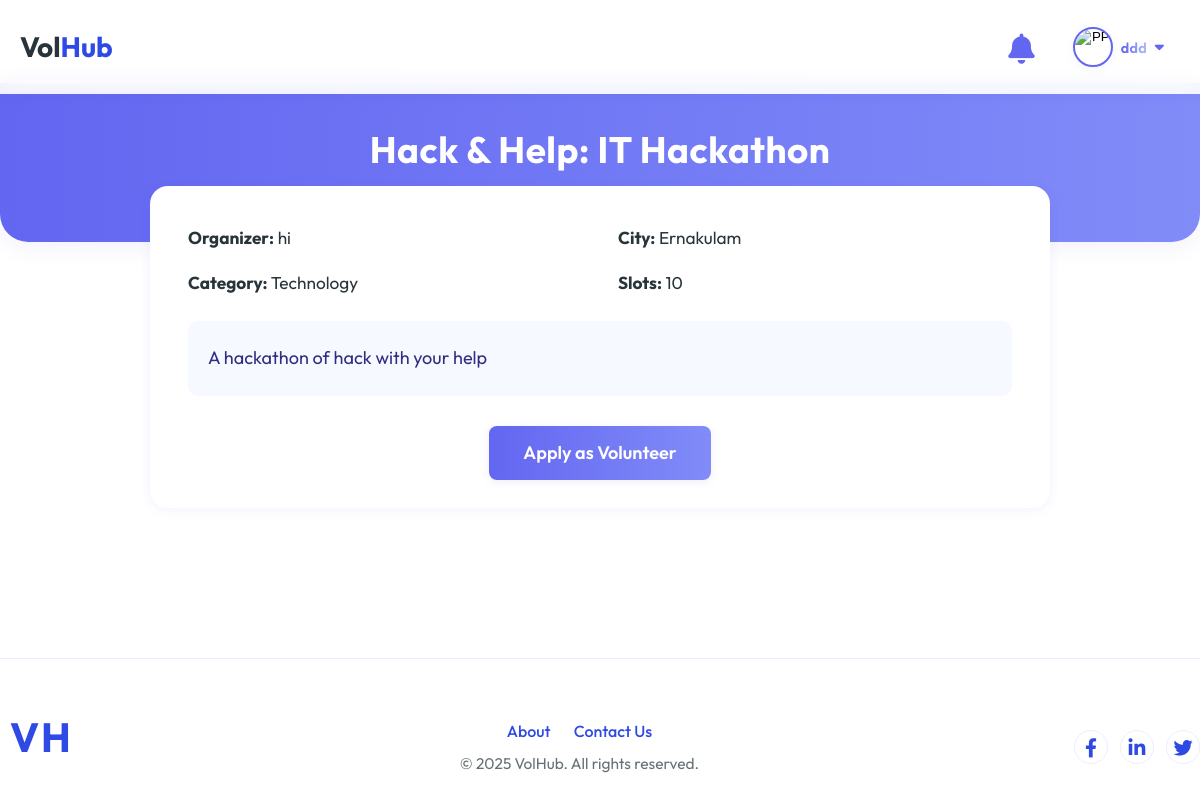
Page /public-event/1/ (signed in) on the committed database.
### User/models.py (models this page shows)
class tbl_event(models.Model):
    event_title=models.CharField(max_length=30)
    event_content=models.CharField(max_length=30)
    event_datetime=models.DateTimeField()
    event_file=models.FileField(upload_to="Assets/Files/User")
    event_created_at = models.DateTimeField(auto_now_add=True)
    event_venue=models.CharField(max_length=30)
    event_city=models.ForeignKey(tbl_city,on_delete=models.CASCADE)
    event_stipend=models.CharField(max_length=30)
    event_status=models.IntegerField(default=0)
    industry=models.ForeignKey(tbl_industry,on_delete=models.CASCADE)
    user=models.ForeignKey(tbl_user,on_delete=models.CASCADE)
    volunteer_slots=models.PositiveIntegerField(default=1)
    required_skills=models.ManyToManyField(tbl_skill)
    application_deadline=models.DateTimeField()
    visibility=models.IntegerField(default=1)

class tbl_industry(models.Model):
    industry_name = models.CharField(max_length=100, unique=True)

### Guest/models.py (models this page shows, shortened)
class tbl_user(models.Model):
    user_email = models.EmailField(max_length=50, unique=True)
    user_name = models.CharField(max_length=50, null=True, blank=True)
    user_username = models.CharField(max_length=50, null=True, blank=True)
    user_contact = models.CharField(max_length=10, null=True, blank=True)
    user_address = models.CharField(max_length=100, null=True, blank=True)
    user_password = models.CharField(max_length=128, null=True, blank=True)  # Store hashed password
    user_city = models.ForeignKey(tbl_city, on_delete=models.CASCADE, null=True)
    user_photo = models.FileField(upload_to="Assets/Files/User", null=True, blank=True)
    user_gender = models.CharField(max_length=100, null=True, blank=True)
    user_bio = models.TextField(null=True, blank=True)
    user_links = models.TextField(null=True, blank=True)  # Store as JSON (GitHub, LinkedIn, etc.)
    user_degree_type = models.CharField(max_length=50, null=True, blank=True)
    user_institution = models.CharField(max_length=100, null=True, blank=True)
    user_field_of_study = models.CharField(max_length=100, null=True, blank=True)
    user_graduation_month = models.IntegerField(null=True, blank=True)  # Store as month number (1-12)
    user_graduation_year = models.IntegerField(null=True, blank=True)  # Store as year (YYYY)
    user_emergency_name = models.CharField(max_length=100, null=True, blank=True)
    user_emergency_phone = models.CharField(max_length=15, null=True, blank=True)
    user_organization_name = models.CharField(max_length=100, null=True, blank=True)
    user_job_title = models.CharField(max_length=100, null=True, blank=True)
    user_industry = models.CharField(max_length=100, null=True, blank=True)
    user_location = models.CharField(max_length=100, null=True, blank=True)
    user_official_address = models.CharField(max_length=200, null=True, blank=True)
    user_official_contact_number = models.CharField(max_length=15, null=True, blank=True)
    is_basic_profile_complete = models.BooleanField(default=False)
    is_volunteer_profile_complete = models.BooleanField(default=False)
    is_organizer_profile_complete = models.BooleanField(default=False)
    user_past_volunteering = models.TextField(null=True, blank=True)
    user_type = models.CharField(max_length=10, choices=USER_TYPES, default='volunteer')
    user_visibility = models.BooleanField(default=False)  # If true, profile is public and visible to anyone

### Admin/models.py (models this page shows)
class tbl_city(models.Model):
    name = models.CharField(max_length=100)
    state = models.ForeignKey(tbl_state, on_delete=models.CASCADE)

### Guest/views.py (the view)
# urls.py: path('public-event/<int:event_id>/', views.public_event_detail, name="public_event_detail"),
def public_event_detail(request, event_id):
    try:
        event = tbl_event.objects.get(id=event_id, visibility=1, event_status=1)
        return render(request, 'Guest/public_event_detail.html', {'event': event})
    except tbl_event.DoesNotExist:
        return render(request, 'Guest/public_event_detail.html', {'event': None})

### Guest/templates/Guest/public_event_detail.html (shortened to what this page needs)
{% extends 'Guest/base.html' %}
{% block content %}
{% if event %}
<div class="public-event-hero">
    <h1 class="public-event-title">{{ event.event_title }}</h1>
    <p class="public-event-meta">
    </p>
</div>
<div class="public-event-details-card">
    <div class="public-event-details-list">
        <p><strong>Organizer:</strong> {{ event.user.user_name }}</p>
        <p><strong>City:</strong> {{ event.event_city.name }}</p>
        <p><strong>Category:</strong> {{ event.industry.industry_name }}</p>
        <p><strong>Slots:</strong> {{ event.volunteer_slots }}</p>
    </div>
    <div class="public-event-description">
        {{ event.event_content|linebreaksbr }}
    </div>
    <div class="public-event-cta">
        {% if not request.session.u_id %}
            <a href="{% url 'Guest:sign_up' %}" class="public-event-btn">Sign Up to Apply</a>
        {% else %}
            <a href="{% url 'User:event_detail' event.id %}" class="public-event-btn">Apply as Volunteer</a>
        {% endif %}
    </div>
</div>
{% else %}
<div class="public-event-hero" style="background: #ef4444;">
    <h1 class="public-event-title">Event Not Found</h1>
    <p class="public-event-meta">The event you're looking for doesn't exist or is not public.</p>
</div>
{% endif %}
{% endblock %}

### Guest/static/Guest/index.css (style rules this page uses)
:root { --primary-color: hsl(231, 77%, 54%); --secondary-color: hsl(232, 74%, 33%); --accent-color: #ffe66d; --accent-blue: #6c5ce7; --text-color: hsl(200, 19%, 19%); --text-light: hsl(200, 19%, 19%, 0.7); --bg-color: hsl(0, 0%, 100%); --bg-light: hsl(231, 100%, 96%); --bg-card: hsl(0, 0%, 100%); --border-color: hsl(231, 100%, 96%); --shadow-color: hsla(231, 77%, 54%, 0.08); --shadow-hover: hsla(231, 77%, 54%, 0.15); }
* { margin: 0; padding: 0; box-sizing: border-box; }
html, body { height: 100%; min-height: 100%; }
body { display: flex; flex-direction: column; min-height: 100vh; font-family: 'Outfit', sans-serif; font-size: 16px; line-height: 1.6; color: var(--text-color); background-color: var(--bg-color); overflow-x: hidden; transition: background-color 0.5s ease, color 0.5s ease; }
a { text-decoration: none; color: var(--primary-color); transition: all 0.3s ease; }

### Guest/templates/Guest/public_event_detail.html (style rules this page uses)
.public-event-hero { background: linear-gradient(90deg, #6366f1 0%, #818cf8 100%); color: #fff; padding: 38px 0 26px 0; text-align: center; border-radius: 0 0 28px 28px; box-shadow: 0 4px 24px rgba(79,70,229,0.08); margin-bottom: 0; }
.public-event-title { font-size: 2.3rem; font-weight: 700; margin-bottom: 7px; letter-spacing: 0.5px; }
.public-event-meta { font-size: 1.12rem; opacity: 0.97; margin-bottom: 0; }
.public-event-details-card { background: #fff; border-radius: 18px; box-shadow: 0 2px 12px rgba(79,70,229,0.07); max-width: 900px; margin: -56px auto 0 auto; padding: 38px 38px 28px 38px; position: relative; z-index: 2; }
.public-event-details-list { display: grid; grid-template-columns: 1fr 1fr; gap: 18px 36px; margin-bottom: 24px; }
.public-event-details-list p { margin: 0; font-size: 1.08rem; }
.public-event-description { font-size: 1.13rem; color: #312e81; margin: 18px 0 28px 0; line-height: 1.7; background: #f6f9ff; border-radius: 10px; padding: 22px 20px; }
.public-event-cta { display: flex; gap: 18px; justify-content: center; margin-top: 30px; }
.public-event-btn { background: linear-gradient(90deg, #6366f1 0%, #818cf8 100%); color: #fff; font-weight: 600; border: none; padding: 13px 34px; border-radius: 8px; font-size: 1.13rem; cursor: pointer; box-shadow: 0 2px 8px rgba(79,70,229,0.09); transition: background 0.16s, color 0.16s; text-decoration: none; }

### rows in the picture
tbl_event: event_title "Hack & Help: IT Hackathon", user.user_name "hi", event_city.name "Ernakulam", industry.industry_name "Technology", volunteer_slots "10", event_content "A hackathon of hack with your help"

### other values in the picture
{{ request.session.name|default:request.session.username }} "ddd"
